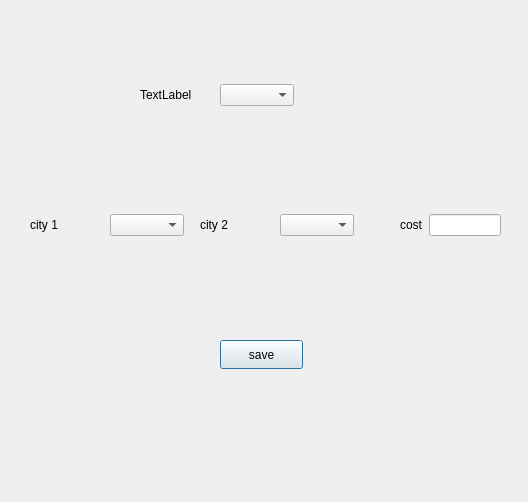
<?xml version="1.0" encoding="UTF-8"?>
<ui version="4.0">
 <class>addEdgepage</class>
 <widget class="QDialog" name="addEdgepage">
  <property name="geometry">
   <rect>
    <x>0</x>
    <y>0</y>
    <width>528</width>
    <height>502</height>
   </rect>
  </property>
  <property name="windowTitle">
   <string>Dialog</string>
  </property>
  <widget class="QPushButton" name="pushButton">
   <property name="geometry">
    <rect>
     <x>220</x>
     <y>340</y>
     <width>83</width>
     <height>29</height>
    </rect>
   </property>
   <property name="text">
    <string>save</string>
   </property>
  </widget>
  <widget class="QWidget" name="">
   <property name="geometry">
    <rect>
     <x>140</x>
     <y>80</y>
     <width>154</width>
     <height>30</height>
    </rect>
   </property>
   <layout class="QHBoxLayout" name="horizontalLayout">
    <item>
     <widget class="QLabel" name="label">
      <property name="text">
       <string>TextLabel</string>
      </property>
     </widget>
    </item>
    <item>
     <widget class="QComboBox" name="comboBox"/>
    </item>
   </layout>
  </widget>
  <widget class="QWidget" name="">
   <property name="geometry">
    <rect>
     <x>30</x>
     <y>210</y>
     <width>154</width>
     <height>30</height>
    </rect>
   </property>
   <layout class="QHBoxLayout" name="horizontalLayout_2">
    <item>
     <widget class="QLabel" name="label_2">
      <property name="text">
       <string>city 1</string>
      </property>
     </widget>
    </item>
    <item>
     <widget class="QComboBox" name="comboBox_2"/>
    </item>
   </layout>
  </widget>
  <widget class="QWidget" name="">
   <property name="geometry">
    <rect>
     <x>200</x>
     <y>210</y>
     <width>154</width>
     <height>30</height>
    </rect>
   </property>
   <layout class="QHBoxLayout" name="horizontalLayout_3">
    <item>
     <widget class="QLabel" name="label_3">
      <property name="text">
       <string>city 2</string>
      </property>
     </widget>
    </item>
    <item>
     <widget class="QComboBox" name="comboBox_3"/>
    </item>
   </layout>
  </widget>
  <widget class="QWidget" name="">
   <property name="geometry">
    <rect>
     <x>400</x>
     <y>210</y>
     <width>101</width>
     <height>30</height>
    </rect>
   </property>
   <layout class="QHBoxLayout" name="horizontalLayout_4">
    <item>
     <widget class="QLabel" name="label_4">
      <property name="text">
       <string>cost</string>
      </property>
     </widget>
    </item>
    <item>
     <widget class="QLineEdit" name="lineEdit"/>
    </item>
   </layout>
  </widget>
 </widget>
 <resources/>
 <connections/>
</ui>
